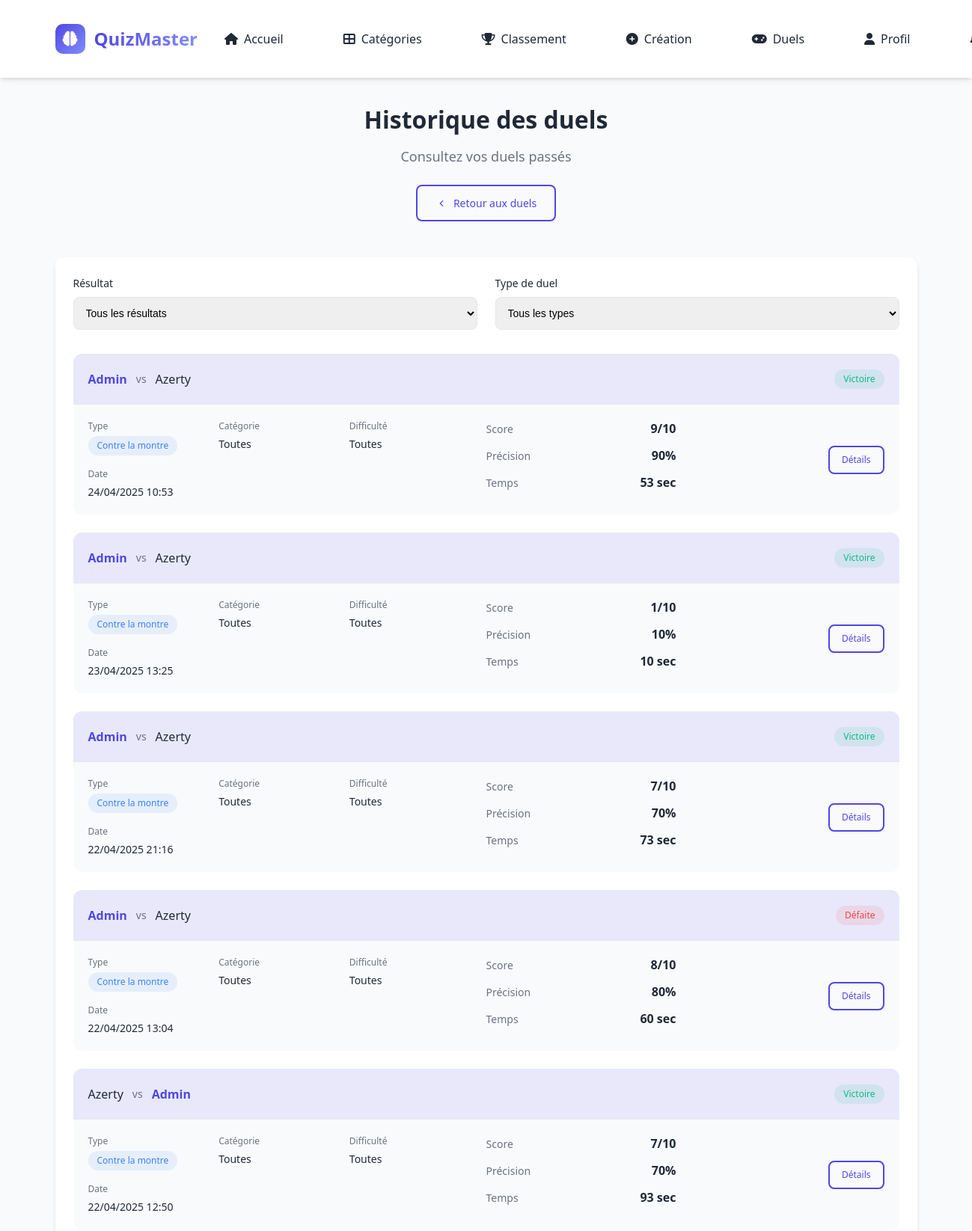
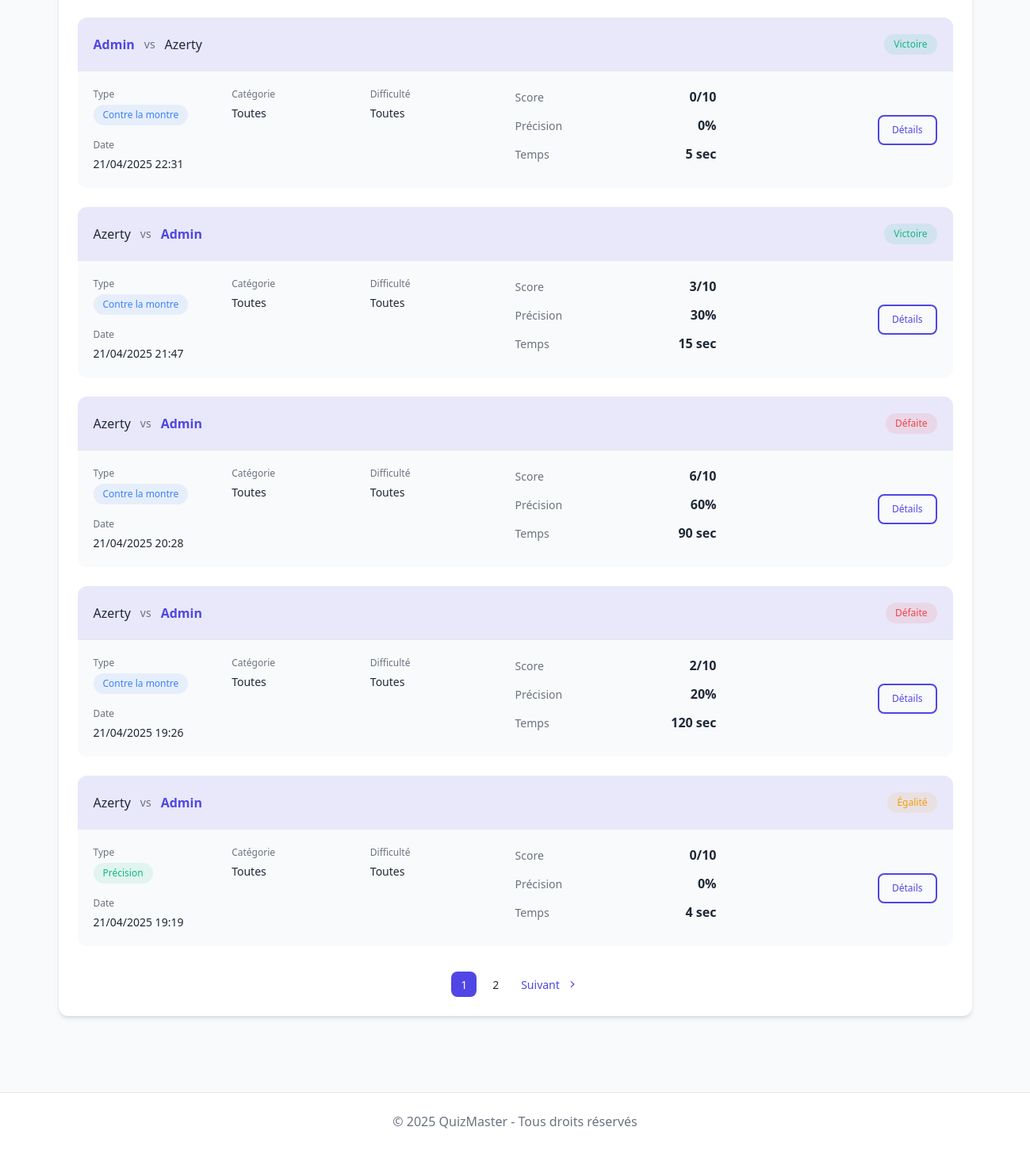
/duels/history.php (signed in), run on the app's committed database (2 pictures, top to bottom).
### tables this page shows
CREATE TABLE `duel_results` (
  `id` int NOT NULL AUTO_INCREMENT,
  `duel_id` int NOT NULL,
  `user_id` int NOT NULL,
  `score` int DEFAULT '0',
  `correct_answers` int DEFAULT '0',
  `total_questions` int NOT NULL DEFAULT '10',
  `completion_time` int DEFAULT NULL,
  `completed_at` datetime DEFAULT NULL,
  PRIMARY KEY (`id`),
  KEY `duel_id` (`duel_id`),
  KEY `user_id` (`user_id`),
  CONSTRAINT `duel_results_ibfk_1` FOREIGN KEY (`duel_id`) REFERENCES `duels` (`id`),
  CONSTRAINT `duel_results_ibfk_2` FOREIGN KEY (`user_id`) REFERENCES `utilisateurs` (`id`)
);

CREATE TABLE `utilisateurs` (
  `id` int NOT NULL AUTO_INCREMENT,
  `est_admin` tinyint(1) NOT NULL DEFAULT '0',
  `nom` varchar(100) NOT NULL,
  `email` varchar(100) NOT NULL,
  `mot_de_passe` varchar(255) NOT NULL,
  `date_inscription` datetime NOT NULL DEFAULT CURRENT_TIMESTAMP,
  `est_contributeur` tinyint(1) NOT NULL DEFAULT '0',
  `active` tinyint(1) DEFAULT '1',
  PRIMARY KEY (`id`),
  UNIQUE KEY `email` (`email`)
);

CREATE TABLE `duels` (
  `id` int NOT NULL AUTO_INCREMENT,
  `challenger_id` int NOT NULL,
  `opponent_id` int NOT NULL,
  `categorie_id` int DEFAULT NULL,
  `difficulte_id` int DEFAULT NULL,
  `type` enum('timed','accuracy','mixed') NOT NULL,
  `time_limit` int DEFAULT '0',
  `question_count` int DEFAULT '10',
  `status` enum('pending','active','completed','cancelled') DEFAULT 'pending',
  `started_at` datetime DEFAULT NULL,
  `completed_at` datetime DEFAULT NULL,
  `winner_id` int DEFAULT NULL,
  PRIMARY KEY (`id`),
  KEY `challenger_id` (`challenger_id`),
  KEY `opponent_id` (`opponent_id`),
  KEY `categorie_id` (`categorie_id`),
  KEY `difficulte_id` (`difficulte_id`),
  KEY `winner_id` (`winner_id`),
  CONSTRAINT `duels_ibfk_1` FOREIGN KEY (`challenger_id`) REFERENCES `utilisateurs` (`id`),
  CONSTRAINT `duels_ibfk_2` FOREIGN KEY (`opponent_id`) REFERENCES `utilisateurs` (`id`),
  CONSTRAINT `duels_ibfk_3` FOREIGN KEY (`categorie_id`) REFERENCES `categories` (`id`),
  CONSTRAINT `duels_ibfk_4` FOREIGN KEY (`difficulte_id`) REFERENCES `difficultes` (`id`),
  CONSTRAINT `duels_ibfk_5` FOREIGN KEY (`winner_id`) REFERENCES `utilisateurs` (`id`)
);

### duels/history.php (the view, shortened to what the rows shown need)
<?php
require_once '../includes/functions/duel_functions.php';
$user_id = $_SESSION['utilisateur_id'];
$page = isset($_GET['page']) ? (int)$_GET['page'] : 1;
$limit = 10;
$offset = ($page - 1) * $limit;
$completed_duels = getCompletedDuelsForUser($user_id, $limit, $offset);
include '../includes/header.php';
?>
<main class="history-page">
    <div class="container">
        <div class="section-header">
            <h1 class="section-title">Historique des duels</h1>
        </div>
        <div class="history-container">
            <div class="card">
                <?php if (empty($completed_duels)): ?>
                    <div class="empty-state">
                        <div class="empty-icon">🏆</div>
                        <h3>Aucun duel terminé</h3>
                        <p>Vous n'avez pas encore participé à des duels. Lancez un défi pour commencer!</p>
                        <a href="challenge.php" class="btn btn-primary">Lancer un défi</a>
                    </div>
                <?php else: ?>
                    <div class="duels-list">
                        <?php foreach ($completed_duels as $duel): ?>
                            <?php
                            $user_results = getDuelResults($duel['id'], $user_id);
                            $total_questions = count(getDuelQuestions($duel['id']));
                            $score = $user_results['score'] ?? 0;
                            $accuracy = $user_results['accuracy'] ?? 0;
                            if ($score == 0) {
                                $stmt = $db->prepare("
                                    SELECT COUNT(*) as score
                                    FROM duel_answers da
                                    JOIN options o ON da.answer_id = o.id
                                    WHERE da.duel_id = :duel_id
                                    AND da.user_id = :user_id
                                    AND o.est_correcte = '1'
                                ");
                                $stmt->bindParam(':duel_id', $duel['id'], PDO::PARAM_INT);
                                $stmt->bindParam(':user_id', $user_id, PDO::PARAM_INT);
                                $stmt->execute();
                                $recalculated_score = $stmt->fetch(PDO::FETCH_ASSOC);
                                $score = $recalculated_score['score'] ?? 0;
                                $accuracy = $total_questions > 0 ? round(($score / $total_questions) * 100, 1) : 0;
                            }
                            $completion_time = isset($duel['completion_time']) && is_numeric($duel['completion_time'])
                                ? round($duel['completion_time'], 1)
                                : 'N/A';
                            ?>
                            <div class="duel-item">
                                <div class="duel-header">
                                    <div class="duel-players">
                                        <span class="player <?= $duel['challenger_id'] == $user_id ? 'current-user' : '' ?>">
                                            <?= htmlspecialchars($duel['challenger_nom']) ?>
                                        </span>
                                        <span class="vs">vs</span>
                                        <span class="player <?= $duel['opponent_id'] == $user_id ? 'current-user' : '' ?>">
                                            <?= htmlspecialchars($duel['opponent_nom']) ?>
                                        </span>
                                    </div>
                                    <div class="duel-result">
                                        <?php if ($duel['winner_id'] == $user_id): ?>
                                            <span class="result-badge win">Victoire</span>
                                        <?php elseif ($duel['winner_id'] && $duel['winner_id'] != $user_id): ?>
                                            <span class="result-badge loss">Défaite</span>
                                        <?php else: ?>
                                            <span class="result-badge draw">Égalité</span>
                                        <?php endif; ?>
                                    </div>
                                </div>
                                <div class="duel-details">
                                    <div class="duel-info">
                                        <div class="info-item">
                                            <span class="info-label">Type</span>
                                            <span class="info-value">
                                                <span class="badge badge-<?= htmlspecialchars($duel['type']) ?>">
                                                    <?= htmlspecialchars(getDuelTypeLabel($duel['type'])) ?>
                                                </span>
                                            </span>
                                        </div>
                                        <div class="info-item">
                                            <span class="info-label">Catégorie</span>
                                            <span class="info-value"><?= htmlspecialchars($duel['categorie_nom'] ?? 'Toutes') ?></span>
                                        </div>
                                        <div class="info-item">
                                            <span class="info-label">Difficulté</span>
                                            <span class="info-value"><?= htmlspecialchars($duel['difficulte_id'] ?? 'Toutes') ?></span>
                                        </div>
                                        <div class="info-item">
                                            <span class="info-label">Date</span>
                                            <span class="info-value"><?= date('d/m/Y H:i', strtotime($duel['completed_at'])) ?></span>
                                        </div>
                                    </div>
                                    <div class="duel-score">
                                        <div class="score-item">
                                            <span class="score-label">Score</span>
                                            <span class="score-value"><?= htmlspecialchars($score) ?>/<?= htmlspecialchars($total_questions) ?></span>
                                        </div>
                                        <div class="score-item">
                                            <span class="score-label">Précision</span>
                                            <span class="score-value"><?= htmlspecialchars($accuracy) ?>%</span>
                                        </div>
                                        <div class="score-item">
                                            <span class="score-label">Temps</span>
                                            <span class="score-value"><?= $completion_time !== 'N/A' ? $completion_time . ' sec' : 'N/A' ?></span>
                                        </div>
                                    </div>
                                    <div class="duel-actions">
                                        <a href="results.php?id=<?= htmlspecialchars($duel['id']) ?>" class="btn btn-outline btn-sm">Détails</a>
                                    </div>
                                </div>
                            </div>
                        <?php endforeach; ?>
                    </div>
                <?php endif; ?>
            </div>
        </div>
    </div>
</main>
<?php
function getDuelTypeLabel($type) {
    switch($type) {
        case 'timed': return 'Contre la montre';
        case 'accuracy': return 'Précision';
    }
}
include '../includes/footer.php';
?>

### data on the page
duel_results: user.nom "Admin", utilisateurs.nom "Azerty", shows "Victoire", duel.type "Contre la montre", categorie_nom "Toutes", duel.difficulte_id "Toutes", duel.completed_at "24/04/2025 10:53", score "9", total_questions "10", accuracy "90", completion_time "53"
duel_results: user.nom "Admin", utilisateurs.nom "Azerty", shows "Victoire", duel.type "Contre la montre", categorie_nom "Toutes", duel.difficulte_id "Toutes", duel.completed_at "23/04/2025 13:25", score "1", total_questions "10", accuracy "10", completion_time "10"
duel_results: user.nom "Admin", utilisateurs.nom "Azerty", shows "Victoire", duel.type "Contre la montre", categorie_nom "Toutes", duel.difficulte_id "Toutes", duel.completed_at "22/04/2025 21:16", score "7", total_questions "10", accuracy "70", completion_time "73"
duel_results: user.nom "Admin", utilisateurs.nom "Azerty", shows "Défaite", duel.type "Contre la montre", categorie_nom "Toutes", duel.difficulte_id "Toutes", duel.completed_at "22/04/2025 13:04", score "8", total_questions "10", accuracy "80", completion_time "60"
duel_results: utilisateurs.nom "Azerty", user.nom "Admin", shows "Victoire", duel.type "Contre la montre", categorie_nom "Toutes", duel.difficulte_id "Toutes", duel.completed_at "22/04/2025 12:50", score "7", total_questions "10", accuracy "70", completion_time "93"
duel_results: user.nom "Admin", utilisateurs.nom "Azerty", shows "Victoire", duel.type "Contre la montre", categorie_nom "Toutes", duel.difficulte_id "Toutes", duel.completed_at "21/04/2025 22:31", score "0", total_questions "10", accuracy "0", completion_time "5"
duel_results: utilisateurs.nom "Azerty", user.nom "Admin", shows "Victoire", duel.type "Contre la montre", categorie_nom "Toutes", duel.difficulte_id "Toutes", duel.completed_at "21/04/2025 21:47", score "3", total_questions "10", accuracy "30", completion_time "15"
duel_results: utilisateurs.nom "Azerty", user.nom "Admin", shows "Défaite", duel.type "Contre la montre", categorie_nom "Toutes", duel.difficulte_id "Toutes", duel.completed_at "21/04/2025 20:28", score "6", total_questions "10", accuracy "60", completion_time "90"
duel_results: utilisateurs.nom "Azerty", user.nom "Admin", shows "Défaite", duel.type "Contre la montre", categorie_nom "Toutes", duel.difficulte_id "Toutes", duel.completed_at "21/04/2025 19:26", score "2", total_questions "10", accuracy "20", completion_time "120"
duel_results: utilisateurs.nom "Azerty", user.nom "Admin", shows "Égalité", duel.type "Précision", categorie_nom "Toutes", duel.difficulte_id "Toutes", duel.completed_at "21/04/2025 19:19", score "0", total_questions "10", accuracy "0", completion_time "4"

### other printed values
APP_NAME "QuizMaster"
